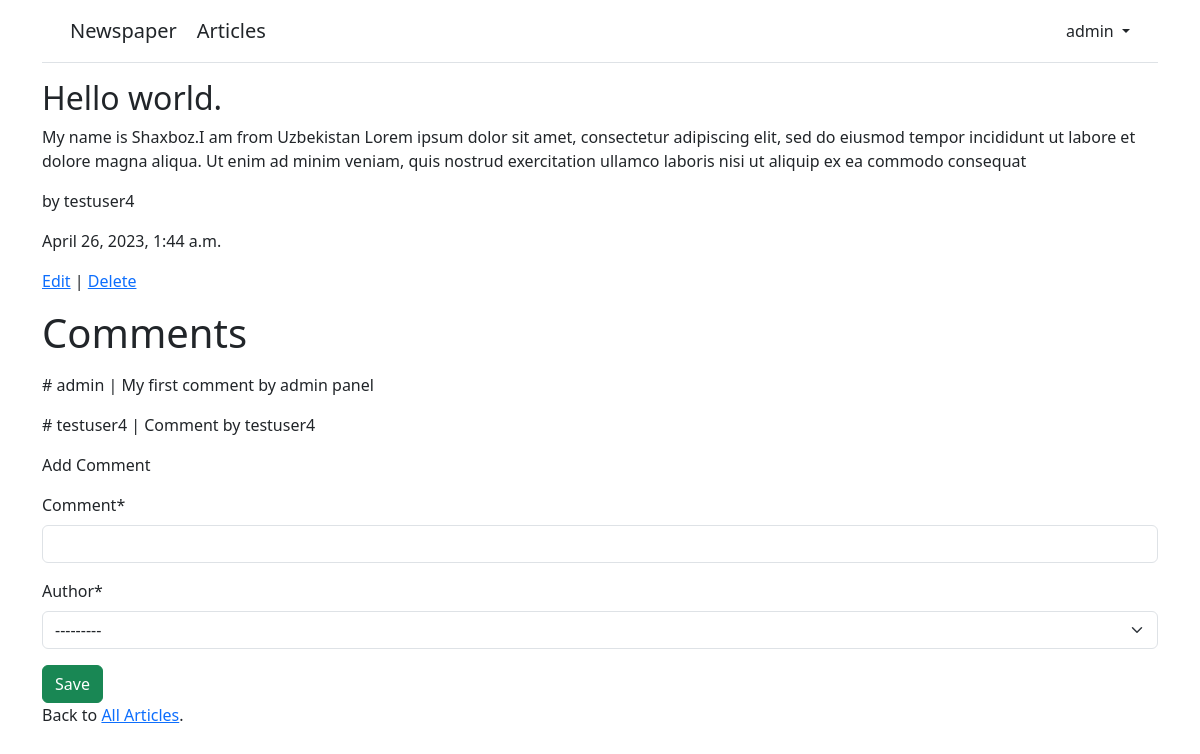
The app's page /articles/1/ (signed in) with its own data.
### accounts/models.py (models this page shows)
class CustomUser(AbstractUser):
    age = models.PositiveIntegerField(null=True, blank=True)
    site = models.URLField(blank=True, null=True)

### articles/models.py (models this page shows, shortened)
class Article(models.Model):
    title = models.CharField(max_length=255)
    body = models.TextField()
    date = models.DateTimeField(auto_now_add=True)
    author = models.ForeignKey(
        settings.AUTH_USER_MODEL,
        on_delete=models.CASCADE,
    )

class Comment(models.Model):
    articles = models.ForeignKey(
        Article,
        on_delete=models.CASCADE
    )
    comment = models.CharField(max_length=140)
    author = models.ForeignKey(
        settings.AUTH_USER_MODEL,
        on_delete=models.CASCADE
    )
    def __str__(self):
        return self.comment

### articles/views.py (the view, shortened to what this page needs)
# urls.py: path('<int:pk>/', ArticleDetailView.as_view(), name='article_detail'),
class ArticleDetailView(LoginRequiredMixin, DetailView):
    def get(self, request, *args, **kwargs):
        view = CommentGet.as_view()
        return view(request, *args, **kwargs)

### articles/forms.py
class CommentForm(forms.ModelForm):
    class Meta:
        model = Comment
        fields = ('comment', 'author')

### articles/views.py (called while the page is built)
    def get_context_data(self, **kwargs):
        context = super().get_context_data(**kwargs)
        context['form'] = CommentForm()
        return context

### templates/article_detail.html (shortened to what this page needs)
{% extends 'base.html' %}
{% load crispy_forms_tags %}
{% block content %}
<div class="article-entry">
  <h2>{{article.title}}</h2>
  <p>{{article.body}}</p>
  <p>by {{article.author}}</p><p>{{article.date}}</p>
</div>
<p>
  <a href="{% url 'article_edit' article.pk %}">Edit</a> |
  <a href="{% url 'article_delete' article.pk %}">Delete</a>
</p>
 <p class="display-6">Comments</p>
        {% for c in article.comment_set.all %}
            <p>
                <span class="font-weight-bold"># {{c.author}}</span> |
                {{c}}
            </p>
        {% endfor %}
<p class="display-7">Add Comment</p>
<form action="" method="post">
    {{form | crispy}}
    <button class="btn btn-success ml2" type="submit">Save</button>
</form>
<p>Back to <a href="{% url 'article_list' %}">All Articles</a>.</p>
{% endblock content %}

### templates/base.html (shortened to what this page needs)
<!doctype html>
<html lang="en">
<head>
    <link href="https://cdn.jsdelivr.net/npm/bootstrap@5.3.0-alpha3/dist/css/bootstrap.min.css" rel="stylesheet">
</head>
<body style="margin-bottom: 20px">
<div class="container">
<header class="p-3 mb-3 border-bottom">
<div class="container">
<div class="d-flex flex-wrap align-items-center justify-content-center
justify-content-lg-start">
    <a class="navbar-brand fs-5" style="margin-right: 20px" href="{% url 'home' %}">Newspaper</a>
    <a class="navbar-brand fs-5" style="margin-right: 20px" href="{% url 'article_list' %}">Articles</a>
{% if user.is_authenticated %}
<div class="dropdown text-end">
<a href="#" class="d-block link-dark text-decoration-none dropdown-toggle"
id="dropdownUser1" data-bs-toggle="dropdown" aria-expanded="false">
{{ user.username }}
</a>
    </div>
{% endif %}
</div>
</div>
</header>
<main>
{% block content %}
{% endblock content %}
</main>
</div>
</body>
</html>

### records on screen
CustomUser: username "admin"
Article: title "Hello world.", body "My name is Shaxboz.I am from Uzbekistan Lorem ipsum dolor sit amet, consectetur adipiscing elit, sed do eiusmod tempor incididunt ut labore et dolore magna aliqua. Ut enim ad minim veniam, quis nostrud exercitation ullamco laboris nisi ut aliquip ex ea commodo consequat", author "testuser4", date "April 26, 2023, 1:44 a.m."
Comment: author "admin", comment "My first comment by admin panel"
Comment: author "testuser4", comment "Comment by testuser4"
